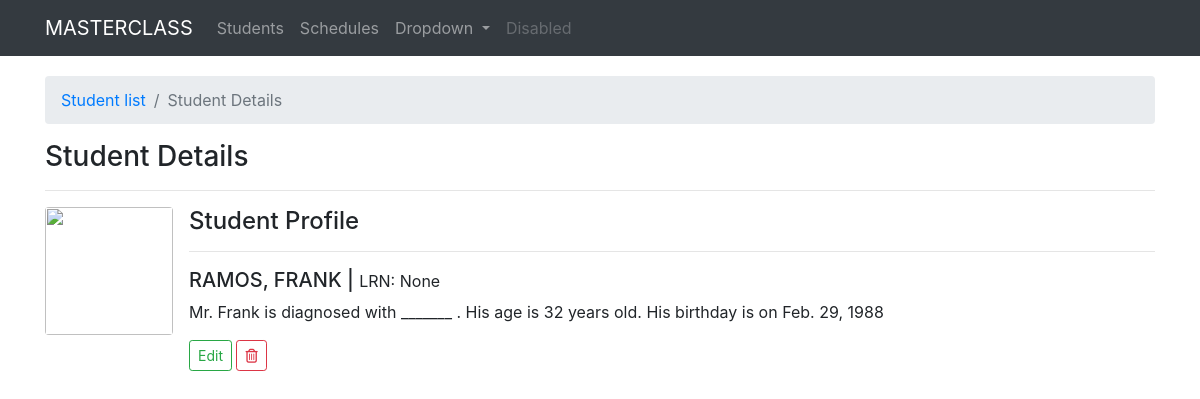
Page /1/details/ on the earlier database version.
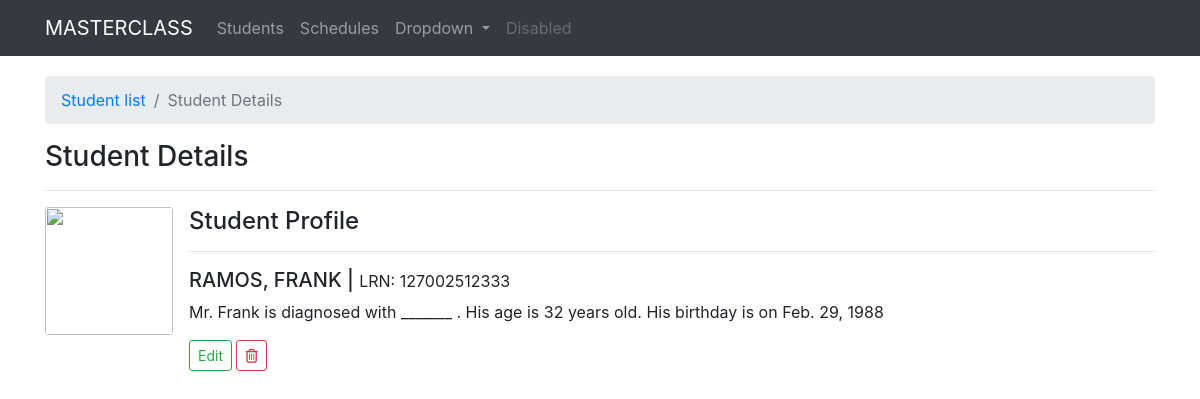
Same page on the later database version.
### students/models.py (models this page shows, shortened)
class StudentName(models.Model):
    lrn = models.CharField(max_length=12, unique=True, blank=True, null=True)
    first_name = models.CharField(max_length=120)
    last_name = models.CharField(max_length=120)
    middle_name = models.CharField(max_length=120, blank=True)
    extension_name = models.CharField(max_length=10, blank=True)
    GENDER = [
    ('M', 'MALE'),
    ('F', 'FEMALE'),
    ]
    gender = models.CharField(max_length=6, choices=GENDER, blank=True, null=True)
    birth_date = models.DateField()
    school_status = models.BooleanField(default=True, verbose_name='schooling status')
    schedule = models.ForeignKey(Schedule, on_delete=models.CASCADE, blank=True, null=True)
    advice = models.BooleanField(default=False)
    remarks = models.TextField(blank=True, null=True)
    image = models.ImageField(upload_to=user_directory_path, blank=True, null=True)
    timestamp = models.DateTimeField(auto_now_add=True)
    updated = models.DateTimeField(auto_now=True)
    class Meta:
        ordering = ['-timestamp']
    def calculate_age(self):
        today = date.today()
        born = self.birth_date
        age = today.year - born.year - ((today.month, today.day) < (born.month, born.day))
        return age
    def full_name(self):
        if self.middle_name == False:
            fullname = "%s, %s %s"%(self.last_name, self.first_name, self.extension_name)
        elif self.extension_name == False:
            fullname = "%s, %s %s"%(self.last_name, self.first_name, self.middle_name)
        elif self.middle_name == False and self.extension_name == False:
            fullname = "%s, %s"%(self.last_name, self.first_name)
        else:
            fullname = "%s, %s %s %s"%(self.last_name, self.first_name, self.middle_name, self.extension_name)
        return fullname

### students/views.py (the view)
# urls.py: path('<int:pk>/details/', views.student_detail, name='detail'),
def student_detail(request, pk):
	student_instance = get_object_or_404(StudentName, pk=pk)
	context = {
		"title": "student details",
		"instance": student_instance,
	}
	return render(request, "students/student_detail.html", context)

### templates/students/student_detail.html
{% extends "base.html" %}
{% load static %}
{% block content %}
<nav aria-label="breadcrumb">
    <ol class="breadcrumb">
        <li class="breadcrumb-item"><a href="{%url 'student:list'%}">Student list</a></li>
        <li class="breadcrumb-item active" aria-current="page">{{title|title}}</li>
    </ol>
</nav>
<h3>{{title|title}}</h3>
<hr>
<div class="row">
    <div class="col-sm-12">
        <div class="media">
            {% if instance.image %}
            <img src="{{ instance.image.url }}" class="align-self-start mr-3 rounded" alt="{% static 'instance.image.url' %}" style="width: 128px; height: 128px; object-fit: cover;">
            {%else%}
            <img src="" class="align-self-start mr-3 rounded" alt="" style="width: 128px; height: 128px;">
            {% endif %}
            <div class="media-body">
                <h4>Student Profile</h4>
                <hr>
                <h5 class="mt-0">{{instance.full_name|upper}} | <small>LRN: {{instance.lrn}}</small></h5>
                <p>{% if instance.gender == "M" %}Mr. {% else %}Ms. {% endif %}{{instance.first_name|title}} is diagnosed with _______ .
                    {% if instance.gender == "M" %}His {% else %}Her {% endif %} age is {{ instance.calculate_age }} years old.
                    {% if instance.gender == "M" %}His {% else %}Her {% endif %} birthday is on {{instance.birth_date}}
                </p>
                <a href="{%url 'student:edit' pk=instance.id%}" class="btn btn-outline-success btn-sm">Edit</a>
                <a href="{%url 'student:delete' pk=instance.id%}" class="btn btn-outline-danger btn-sm"><i class="far fa-trash-alt"></i></a>
            </div>
        </div>
    </div>
</div>
{% endblock %}

Differences in the rows shown:
changed StudentName "RAMOS, FRANK": lrn "None" → "127002512333"
